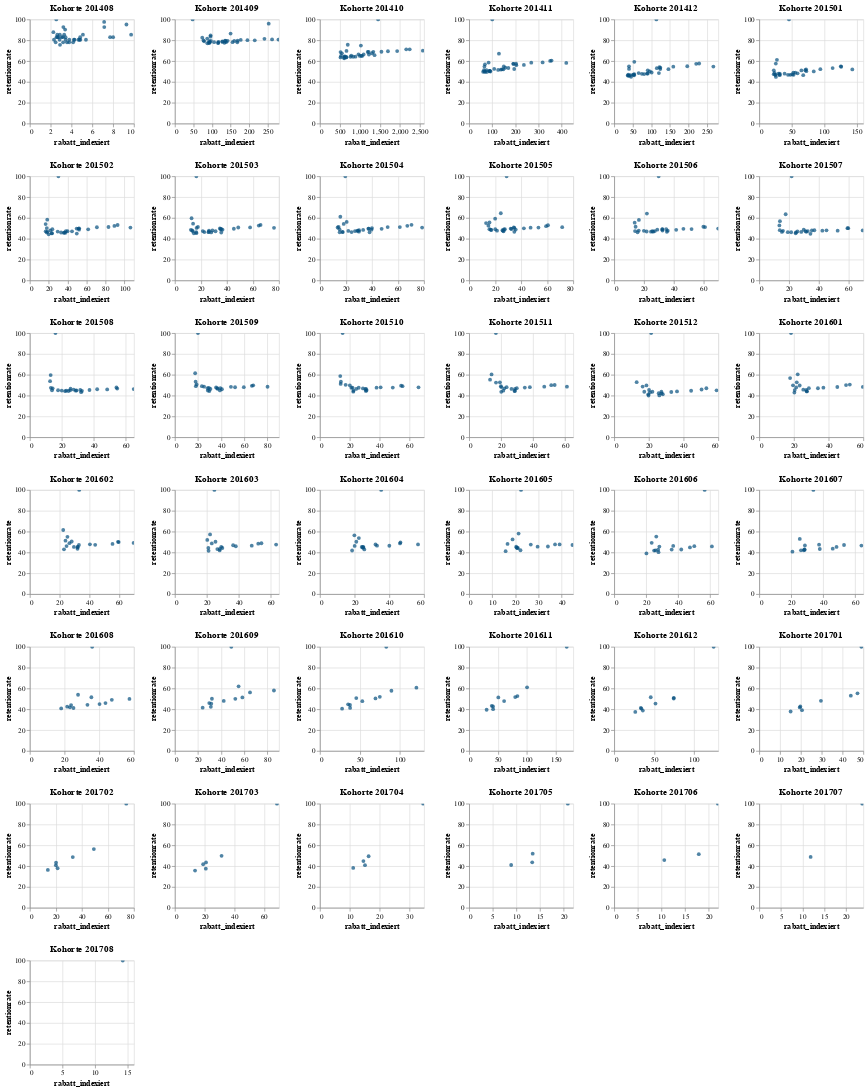

The code cell stored with this chart in its notebook:
### Code cell
# Leere Liste, um die Charts zu speichern
charts = []

# Schleife über alle einzigartigen Werte in 'kohorte'
for kohorte in unique_kohorten:
    # Filtert den DataFrame nach der aktuellen Kohorte
    df_filtered = data[data['kohorte'] == kohorte]
    
    # Erstellt das Diagramm
    chart = alt.Chart(df_filtered).mark_circle(color=color1).encode(
        x=alt.X(x_label),
        y=alt.Y(y_label),
        tooltip=['kohorte', 'monat', y_label, x_label]
    ).interactive()
    
    # Fügt eine Überschrift hinzu
    chart = chart.properties(
        title=f'Kohorte {kohorte}',
        width = 150,
        height = 150
    )
    
    # Fügt das Diagramm der Liste hinzu
    charts.append(chart)

# Erstellt ein Rasterlayout aus den Diagrammen
grid_chart = alt.concat(*charts, columns=6)

grid_chart.display()
